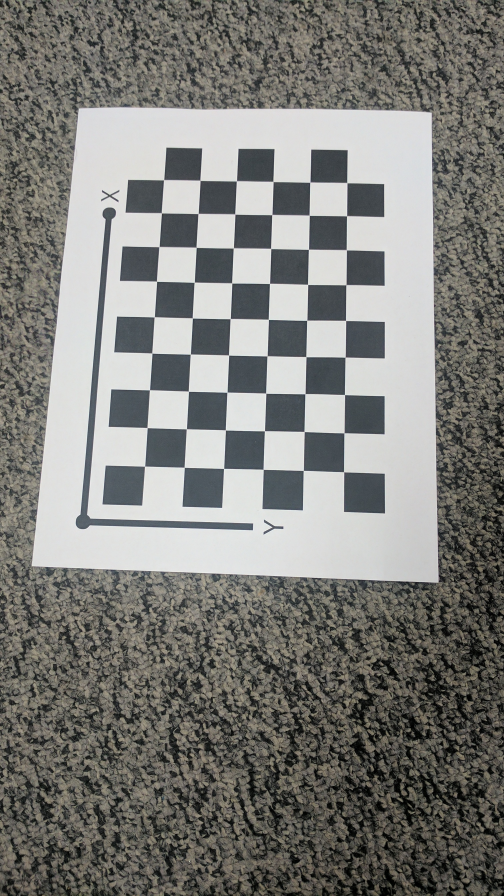
#> input picture Project 3/Zhang Calibration/Calibration_Imgs/IMG_20170209_042606.jpg, 1512 x 2688 px, given in place of ball.mov, which was not available (shown at 1/3 size)
$ jupyter execute --allow-errors midterm.ipynb   (text cells are left out)
#> lines starting #> are read from the running program, lines starting #| are printed output that depends on the picture; after the words box and inside, x2 and y2 are one past the last pixel; in counts of white or black regions, pixels touching at a corner belong together; pictures that were not available may be replaced by others from this repository, and a replacement may not be noted
[cell 1]
import cv2 as cv
import numpy as np
from matplotlib import pyplot as plt
import random as rand

[cell 2]
# Question 2

# Read Video
video = cv.VideoCapture("ball.mov")

# Display Video
if (video.isOpened()== False):
  print("Error opening video stream or file")

# Read until video is completed
while(video.isOpened()):
  # read frame-by-frame
  ret, frame = video.read()
#> frame is the input picture: shape (2688, 1512, 3); mean B, G, R 121.3, 125.2, 125.3
  if ret == True:

    gray = cv.cvtColor(frame, cv.COLOR_BGR2GRAY)

    blur = cv.GaussianBlur(gray,(3,3),cv.BORDER_DEFAULT)

    circle = cv.HoughCircles(blur, cv.HOUGH_GRADIENT,1,20,param1=80,param2=20,minRadius=9,maxRadius=13) #plus minus 2 of radius to get better results
#> circle = None

    if circle is not None:
        circle = np.int32(circle)
        for c in circle[0,:]:
            cv.circle(frame,(c[0],c[1]),c[2],(0,0,0),3)


    cv.imshow('Frame',frame)


    # Press Q on keyboard to  exit
    if cv.waitKey(25) & 0xFF == ord('q'):
#> (key q is pressed here)
      break

  else:
    break

# When everything done, release the video videoture object
video.release()

# Closes all the frames
cv.destroyAllWindows()

[cell 3]
def solution3():
  # Read and resize the image
  tracks = cv.imread("train_track.jpg")
  tracks = cv.resize(tracks, (int(tracks.shape[1] * 0.3), int(tracks.shape[0] * 0.3)), interpolation=cv.INTER_AREA)

  # Filter the edges
  tracks_edges = cv.Canny(tracks, 625, 630)

  # Hough Transform
  lines = cv.HoughLines(tracks_edges, 1, np.pi/180, 225, None, 0, 0)

  # Extract rhos and thetas returned from HoughLines function to a list
  sorted_lines_polar = []
  if lines is not None:
    for i in range(0, len(lines)):
      sorted_lines_polar.append([lines[i][0][0], lines[i][0][1]])

  # Sort the list of lines in reverse order
  sorted_lines_polar.sort(reverse=True)

  # Pick two appropriate lines from the list
  for line in sorted_lines_polar:
    index = sorted_lines_polar.index(line)
    if index > 0 and abs(line[0] - sorted_lines_polar[index-1][0]) < 30:
      if line[0] > 0:
        sorted_lines_polar.remove(min(line, sorted_lines_polar[index-1]))
      if line[0] < 0:
        sorted_lines_polar.remove(max(line, sorted_lines_polar[index-1]))

  # Convert lines from polar form to two-point form for drawing in OpenCV
  def polar2twopoints(line):
    d = line[0]
    theta = line[1]
    cos_theta = np.cos(theta)
    sin_theta = np.sin(theta)
    x = d*cos_theta
    y = d*sin_theta
    x1 = int(x + 1500*(-sin_theta))
    y1 = int(y + 1500*(cos_theta))
    x2 = int(x - 1500*(-sin_theta))
    y2 = int(y - 1500*(cos_theta))
    return [x1, y1, x2, y2]

  sorted_lines_cartesian = []
  for line in sorted_lines_polar:
    x1, y1, x2, y2 = polar2twopoints(line)
    sorted_lines_cartesian.append([[x1, y1], [x2, y2]])
    cv.line(tracks, (x1, y1), (x2, y2), (0, 0, 255), 2)

  # Find the line equations and intersection from two-point form
  def getcoeffsandintersect(two_lines):
    coeffs_a_b = []
    coeffs_c = []
    for points in two_lines:
      x1, y1 = points[0]
      x2, y2 = points[1]
      a = round((y2 - y1)/(x2 - x1), 2)
      b = -1
      coeffs_a_b.append([a, b])
      c = round(a*x1 - y1, 2)
      coeffs_c.append([c])
    xc, yc = np.ravel(np.linalg.solve(coeffs_a_b, coeffs_c))
    return coeffs_a_b, coeffs_c, (round(xc), round(yc))

  A, B, intersection_point = getcoeffsandintersect(sorted_lines_cartesian)
  a1, b1 = A[0]
  c1 = B[0][0]
  a2, b2 = A[1]
  c2 = B[1][0]


  i_upper_left_corner_y = i_upper_right_corner_y = intersection_point[1] + 175

  i_upper_left_corner_x = round((c1 - b1*i_upper_left_corner_y)/a1)
  i_upper_right_corner_x = round((c2 - b2*i_upper_right_corner_y)/a2)

  i_upper_left_corner = (i_upper_left_corner_x, i_upper_left_corner_y)
  i_upper_right_corner = (i_upper_right_corner_x, i_upper_right_corner_y)

  i_lower_left_corner_y = i_lower_right_corner_y = tracks.shape[0]

  i_lower_left_corner_x = round((c1 - b1*i_lower_left_corner_y)/a1)
  i_lower_right_corner_x = round((c2 - b2*i_lower_right_corner_y)/a2)

  i_lower_left_corner = (i_lower_left_corner_x, i_lower_left_corner_y)
  i_lower_right_corner = (i_lower_right_corner_x, i_lower_right_corner_y)

  i_corners = np.float32([i_upper_left_corner, i_lower_left_corner, i_lower_right_corner, i_upper_right_corner])

  # Draw the corners
  cv.circle(tracks, intersection_point, 3, (0, 255, 0), -1)
  cv.circle(tracks, i_upper_left_corner, 3, (255, 128, 0), -1)
  cv.circle(tracks, i_upper_right_corner, 3, (0, 128, 255), -1)
  cv.circle(tracks, i_lower_left_corner, 3, (255, 128, 0), -1)
  cv.circle(tracks, i_lower_right_corner, 3, (0, 128, 255), -1)

  o_width = i_lower_right_corner_x - i_lower_left_corner_x
  o_height = round((np.sqrt((i_upper_right_corner_x - i_lower_right_corner_x)**2 + (i_upper_right_corner_y - i_lower_right_corner_y)**2))*(1/scale))
  o_size = (o_width, o_height)
  o_corners = np.float32([[0, 0], [0, o_size[1]-1], [o_size[0]-1, o_size[1]-1], [o_size[0]-1, 0]])

  matrix = cv.getPerspectiveTransform(i_corners, o_corners)

  tracks_topview = cv.warpPerspective(tracks, matrix, o_size, flags=cv.INTER_LINEAR)


  cv.imshow('Tracks', tracks)
  cv.imshow('Top view', tracks_topview)

  # Close windows upon pressing 'q'
  while True:
    cv.waitKey(0)
    cv.destroyAllWindows()
    break

#> (a cell that did not finish here is left out)

[cell 5]
baloon = cv.imread('hotairbaloon.jpg')
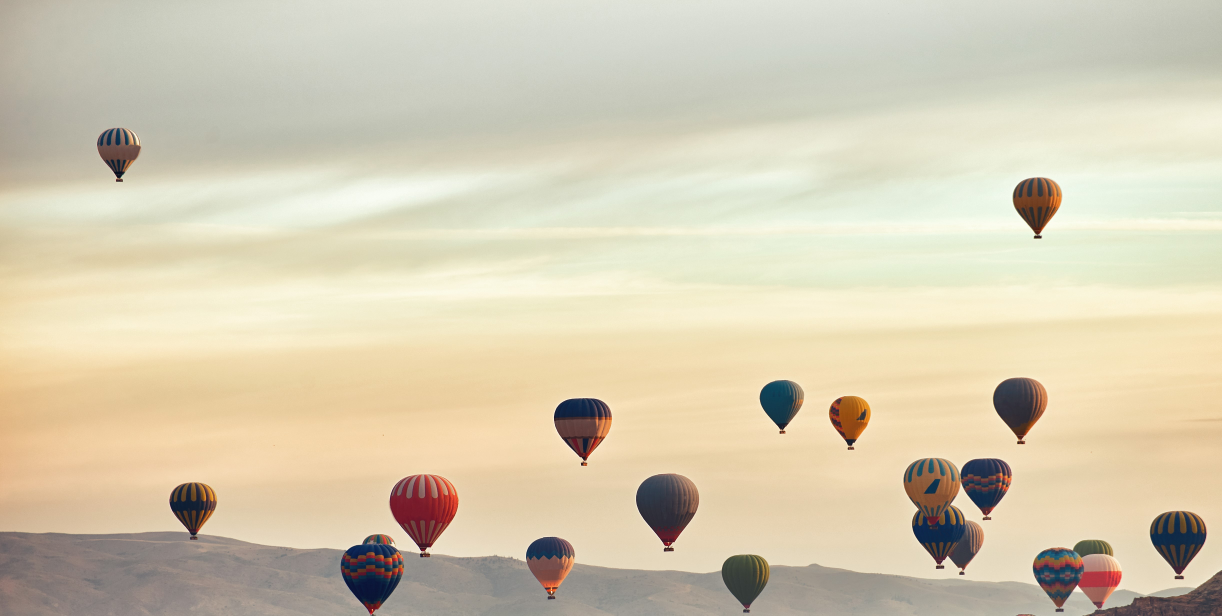
#> input picture Midterm/hotairbaloon.jpg, 4887 x 2463 px (shown at 1/4 size)
#> baloon is the input picture: shape (2463, 4887, 3); mean B, G, R 179.4, 203.9, 213.4
baloon = cv.resize(baloon, (int(baloon.shape[1] * 0.3), int(baloon.shape[0] * 0.3)), interpolation=cv.INTER_AREA)
#> baloon: shape (738, 1466, 3)
gray_img= cv.cvtColor(baloon,cv.COLOR_BGR2GRAY)
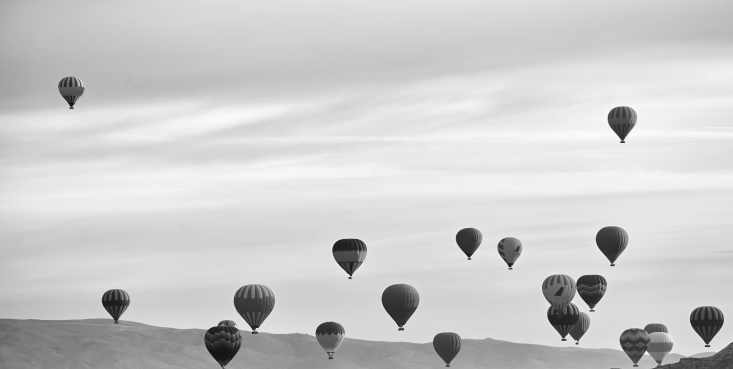
#> gray_img: shape (738, 1466) (shown at 1/2 size); min 15, max 251, mean 203.9
blur_img= cv.GaussianBlur(gray_img,(7,7),0)
canny_img = cv.Canny(blur_img,150,200)
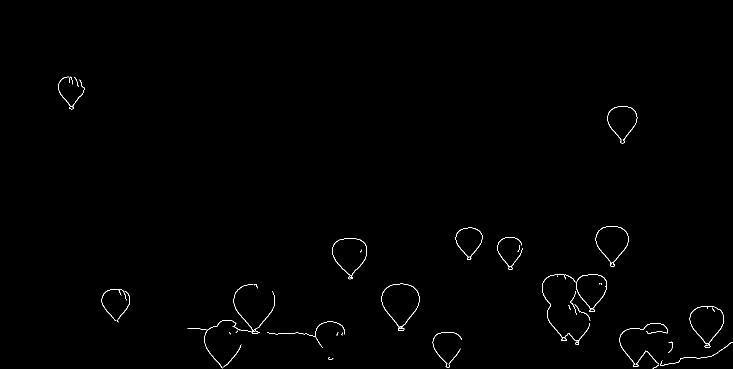
#> canny_img: shape (738, 1466) (shown at 1/2 size); 0.48% white in thin lines or dots, all inside (x1, y1, x2, y2) = (116, 153, 1466, 737)
kernel = np.ones((1, 1), np.uint8)
erode = cv.erode(canny_img, kernel, iterations=1)
dilate = cv.dilate(erode, kernel, iterations=1)
contours,_= cv.findContours(dilate, cv.RETR_TREE, cv.CHAIN_APPROX_SIMPLE)
#> contours = 63 contours, 28 with area under 20; largest, box (x1, y1, x2, y2) and area: (763, 567, 839, 661) 4638, (763, 567, 839, 655) 4486, (664, 477, 734, 559) 3678, (1379, 612, 1448, 695) 3610, (664, 477, 734, 552) 3574
#> (the rest of this cell did not finish here and is left out)

[cell 6]
boundRect = []
contours_poly = []
for i, c in enumerate(contours):
    contours_poly.append(cv.approxPolyDP(c, 1, True))
    boundRect.append(cv.boundingRect(contours_poly[i]))
#> this loop made 63 passes
#> c on passes 13, 15, 22, 36, 40: [[458, 664], [458, 665], [461, 668], [461, 667]], [[475, 661], [471, 665], [472, 665], [475, 662]], [[1416, 688], [1417, 687], [1418, 688], [1417, 689]], [[1115, 551], [1115, 553]], [[1199, 566], [1198, 567], [1198, 568], [1200, 566]]
#> after the loop, boundRect = 63 items, first 6: (1305, 730, 13, 7), (1266, 729, 11, 5), (1320, 721, 5, 8), (657, 714, 10, 5), (1272, 701, 46, 28), (897, 697, 24, 32); contours_poly = 63 contours, 29 with area under 20; largest, box (x1, y1, x2, y2) and area: (763, 567, 839, 661) 4656, (763, 567, 839, 655) 4495, (664, 478, 734, 558) 3652, (1379, 612, 1448, 695) 3611, (664, 478, 734, 552) 3548

[cell 7]
baloons_bound= []
for i in range(len(boundRect)):
    if boundRect[i][2]>50 and boundRect[i][3]>60:
        baloons_bound.append(boundRect[i])
#> this loop made 63 passes
#> after the loop, baloons_bound = 20 items, first 6: (864, 664, 60, 71), (1239, 647, 97, 80), (408, 640, 65, 97), (1379, 612, 69, 83), (1379, 612, 69, 76), (203, 578, 51, 64)

[cell 8]
drawing = np.zeros((canny_img.shape[0], canny_img.shape[1], 3), dtype=np.uint8)
for i in range(len(baloons_bound)):
    color = (rand.randint(0,256), rand.randint(0,256), rand.randint(0,256))
    cv.rectangle(baloon, (int(baloons_bound[i][0]), int(baloons_bound[i][1])),(int(baloons_bound[i][0]+baloons_bound[i][2]), int(baloons_bound[i][1]+baloons_bound[i][3])), color, 2)
#> this loop made 20 passes
#> color on passes 1 to 12: (197, 215, 20), (132, 248, 207), (155, 244, 183), (111, 71, 144), (71, 48, 128), (75, 158, 50), (37, 169, 241), (51, 181, 222), (161, 104, 244), (226, 133, 31), (7, 47, 204), (0, 252, 170)
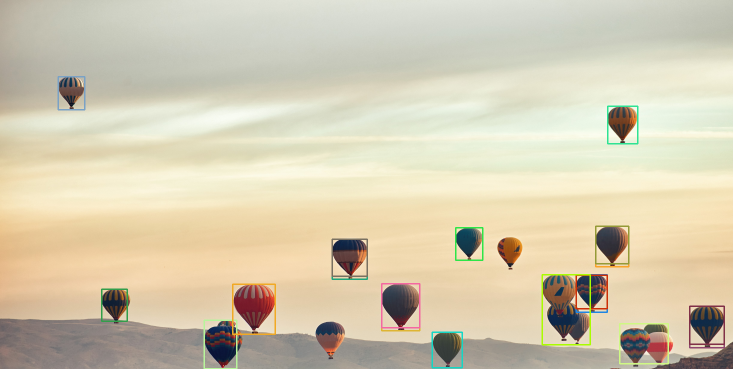
#> baloon: shape (738, 1466, 3) (shown at 1/2 size); mean B, G, R 178.5, 203.6, 212.6
cv.imshow("count",baloon)
cv.waitKey()
cv.destroyAllWindows()

[cell 9]
len(baloons_bound)
#> Out = 20
